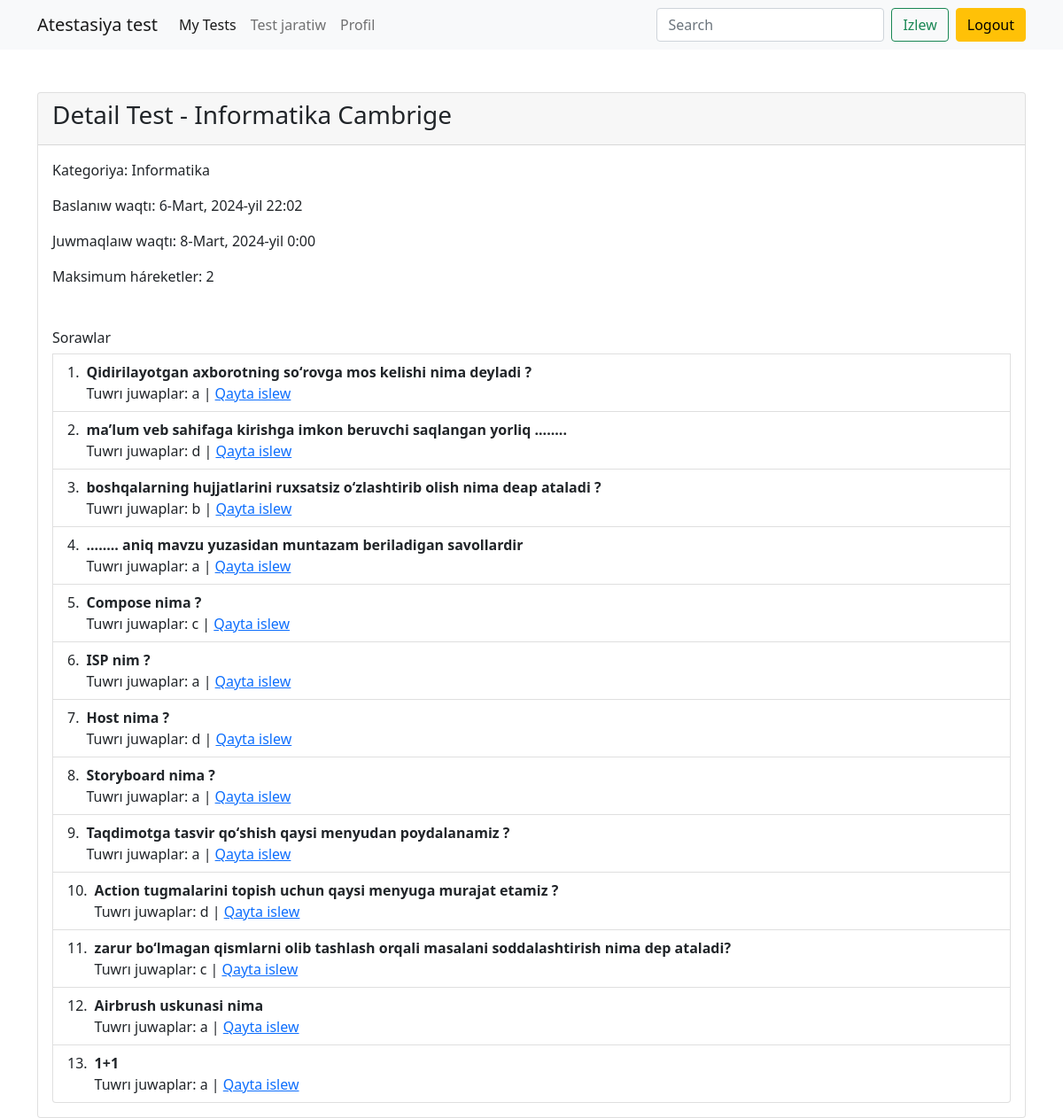
Page /detail-test/c920897a-b433-411c-a8ac-caac67b8a3d1/ (signed in) on the committed database.
### main/models.py (models this page shows, shortened)
class Test(models.Model):
    id = models.UUIDField(primary_key=True, default=uuid.uuid4, editable=False)
    author = models.ForeignKey(User, on_delete=models.CASCADE, verbose_name="avtor")
    category = models.ForeignKey(Category, on_delete=models.CASCADE, verbose_name="kategoriya")
    title = models.CharField(max_length=250, verbose_name="sarlavha")
    maximum_attemps = models.PositiveIntegerField(verbose_name="maksimum harakatlar soni")
    pass_percentage = models.PositiveIntegerField(default=60)
    start_date = models.DateTimeField(default=timezone.now, verbose_name="boshlanish sanasi")
    end_date = models.DateTimeField(default=(timezone.now()+timezone.timedelta(days=2)), verbose_name="tugash sanasi")
    class Meta:
        verbose_name = "Test"
        verbose_name_plural = "Testlar"

class Category(models.Model):
    name =  models.CharField(max_length=60, verbose_name="nomi")
    def __str__(self):
        return str(self.name)
    class Meta:
        verbose_name = "Kategoriya"
        verbose_name_plural = "Kategoriyalar"

class Question(models.Model):
    test = models.ForeignKey(Test, on_delete=models.CASCADE, related_name='questions')
    question = models.CharField(max_length=400, verbose_name="savol")
    answer_a = models.CharField(max_length=250, verbose_name="a javob")
    answer_b = models.CharField(max_length=250, verbose_name="b javob")
    answer_c = models.CharField(max_length=250, verbose_name="c javob")
    answer_d = models.CharField(max_length=250, verbose_name="d javob")
    true_answer = models.CharField(max_length=250, verbose_name="to'g'ri javob")
    class Meta:
        verbose_name = "Savol"
        verbose_name_plural = "Savollar"

### main/views.py (the view)
# urls.py: path("detail-test/<uuid:test_id>/", detail_test, name="detail_test"),
@login_required(login_url="login")
def detail_test(request, test_id):
    test = Test.objects.get(id=test_id)
    questions = Question.objects.filter(test=test)
    return render(request, "detail_test.html", {"test":test, "questions":questions})

### templates/detail_test.html (shortened to what this page needs)
{% extends "base.html" %}
{% load crispy_forms_tags %}
{% block content %}
    <div class="card mt-5">
        <div class="card-header">
            <h3>Detail Test - {{test.title}}</h3>
        </div>
        <div class="card-body">
           <p> Kategoriya: {{test.category}} </p>
           <p> Baslanıw waqtı: {{test.start_date}} </p>
           <p> Juwmaqlaıw waqtı: {{test.end_date}} </p>
           <p> Maksimum háreketler: {{test.maximum_attemps}} </p>
           <ol class="list-group list-group-numbered mt-5">
            <h6>Sorawlar</h6>
            {% for question in questions  %}
            <li class="list-group-item d-flex justify-content-between align-items-start">
                <div class="ms-2 me-auto">
                  <div class="fw-bold">{{question.question}}</div>
                  Tuwrı juwaplar: {{question.true_answer}} | <a href="{% url 'update_question' question.id %}">Qayta islew</a>
                </div>
              </li>
            {% endfor %}
          </ol>
        </div>
    </div>
{% endblock content %}

### templates/base.html (shortened to what this page needs)
<!doctype html>
<html lang="en">
    <head>
        <link href="https://cdn.jsdelivr.net/npm/bootstrap@5.0.2/dist/css/bootstrap.min.css" rel="stylesheet">
      </head>
  <body>
    <nav class="navbar navbar-expand-lg navbar-light bg-light">
        <div class="container">
          <a class="navbar-brand" href="/">Atestasiya test</a>
          <div class="collapse navbar-collapse" id="navbarNav">
            <ul class="navbar-nav">
              <li class="nav-item">
                <a class="nav-link active" aria-current="page" href="{% url 'my_tests' %}">My Tests</a>
              </li>
              <li class="nav-item">
                <a class="nav-link" href="{% url 'create_test' %}">Test jaratiw</a>
              </li>
              {% if user.is_authenticated %}
                <li class="nav-item">
                  <a class="nav-link" href="{% url 'profile' request.user.username %}">Profil</a>
                </li>
              {% endif %}
            </ul>
          </div>
          <div class="d-flex">
            <form method="get" action="/" class="d-flex">
              <input name="q" class="form-control me-2" type="search" placeholder="Search" aria-label="Search">
              <button class="btn btn-outline-success me-2" type="submit">Izlew</button>
            </form>
            {% if user.is_authenticated %}
                <a class="btn btn-warning" href="{% url 'logout' %}">Logout</a>
            {% else %}
                <a href="{% url 'login' %}" class="btn btn-primary m-1">Login</a>
                <a href="{% url 'signup' %}" class="btn btn-primary m-1">Dizimnen otiw</a>
            {% endif %}
          </div>
        </div>
      </nav>
      <div class="container">
        {% block content %}
        {% endblock content %}
      </div>
  </body>
</html>

### rows in the picture
Test: title "Informatika Cambrige", category "Informatika", start_date "6-Mart, 2024-yil 22:02", end_date "8-Mart, 2024-yil 0:00", maximum_attemps "2"
Question: question "Qidirilayotgan axborotning soʻrovga mos kelishi nima deyladi ?", true_answer "a"
Question: question "maʼlum veb sahifaga kirishga imkon beruvchi saqlangan yorliq ........", true_answer "d"
Question: question "boshqalarning hujjatlarini ruxsatsiz oʻzlashtirib olish nima deap ataladi ?", true_answer "b"
Question: question "........ aniq mavzu yuzasidan muntazam beriladigan savollardir", true_answer "a"
Question: question "Compose nima ?", true_answer "c"
Question: question "ISP nim ?", true_answer "a"
Question: question "Host nima ?", true_answer "d"
Question: question "Storyboard nima ?", true_answer "a"
Question: question "Taqdimotga tasvir qoʻshish qaysi menyudan poydalanamiz ?", true_answer "a"
Question: question "Action tugmalarini topish uchun qaysi menyuga murajat etamiz ?", true_answer "d"
Question: question "zarur boʻlmagan qismlarni olib tashlash orqali masalani soddalashtirish nima dep ataladi?", true_answer "c"
Question: question "Airbrush uskunasi nima", true_answer "a"
Question: question "1+1", true_answer "a"
